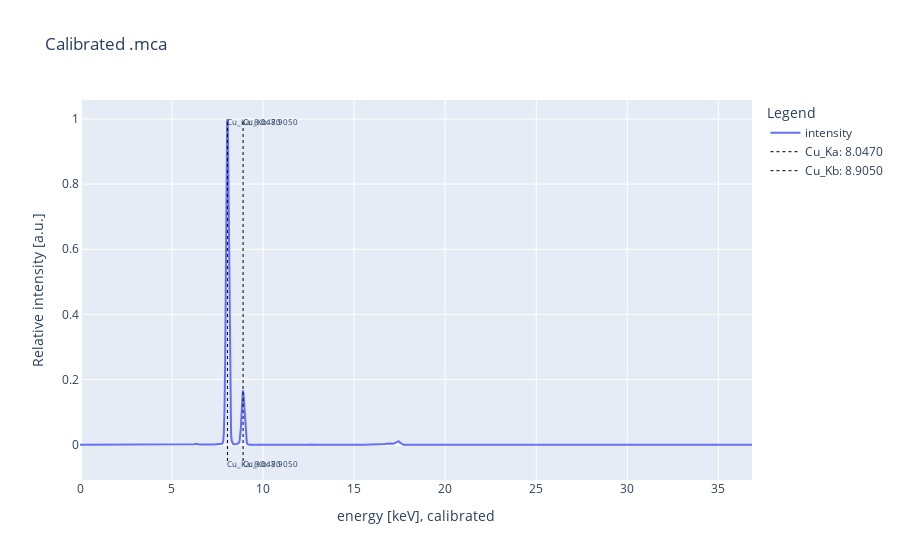

Notebook source saved alongside this figure:
### Code cell
# plotting the calibrated data

fig_calib = plotly_plot(
    x=s["kev_calibrated"],
    y_named=[s["intensity"], "intensity"],
    vlines=s["peaks_keV"],
    vlines_name=s["peaks_names"],
    title=f"Calibrated {s['name']}",
    xaxis_title="energy [keV], calibrated",
)

fig_calib.show()


# eventually saving the figure as eigther a interactive html file:
# open the html file in the browser, or click the button "Trust HTML" to view it in the notebook
fig_calib.write_html(f"plots/{s['filepath'].split('/')[-1].split('.')[0]}_calibrated.html")


# if you want to save the figure as a png file, click the "download plot as png" button in the plotly figure (camera icon)

### Figure 1 — Plotly figure (JSON) as saved in the notebook; plotly's stock layout.template omitted (floating-point values rounded to 4 significant figures; data arrays with more than 128 entries replaced by an {"elided": "..."} marker saying what was removed)
{"data": [{"mode": "lines", "name": "intensity", "textfont": {"size": 8}, "type": "scatter", "x": {"elided": "1024 float values"}, "y": {"elided": "1024 float values"}}, {"line": {"dash": "dot", "width": 1}, "marker": {"color": "black"}, "mode": "lines+text", "name": "Cu_Ka: 8.0470", "text": ["Cu_Ka: 8.0470", "Cu_Ka: 8.0470"], "textfont": {"size": 8}, "textposition": "bottom right", "type": "scatter", "x": [8.047, 8.047], "y": [-0.05, 1]}, {"line": {"dash": "dot", "width": 1}, "marker": {"color": "black"}, "mode": "lines+text", "name": "Cu_Kb: 8.9050", "text": ["Cu_Kb: 8.9050", "Cu_Kb: 8.9050"], "textfont": {"size": 8}, "textposition": "bottom right", "type": "scatter", "x": [8.905, 8.905], "y": [-0.05, 1]}], "layout": {"legend": {"title": {"text": "Legend"}}, "title": {"text": "Calibrated .mca"}, "xaxis": {"title": {"text": "energy [keV], calibrated"}}, "yaxis": {"title": {"text": "Relative intensity [a.u.]"}}}}
